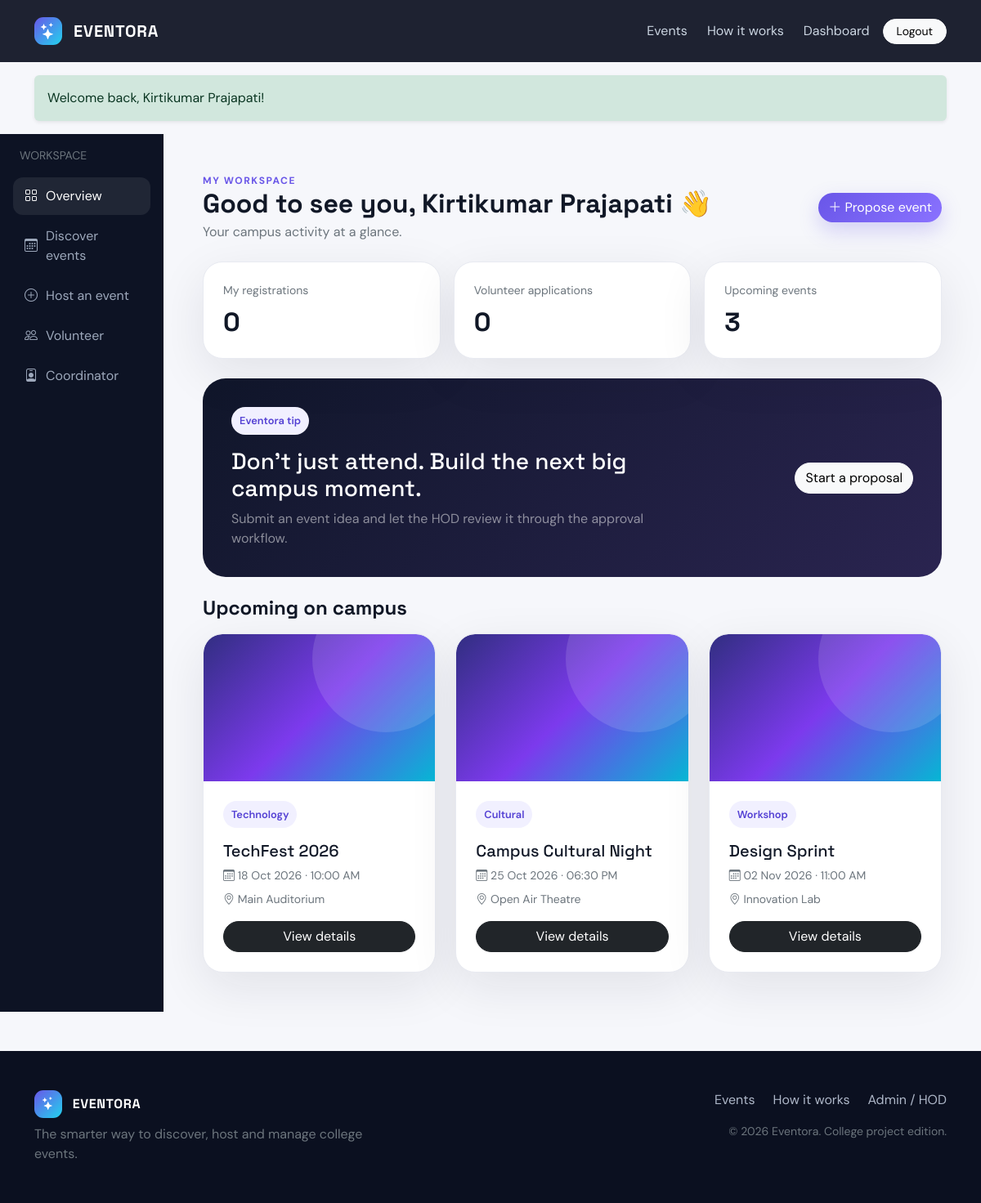
The page /user/dashboard.php (signed in) on the database its author committed.
### tables this page shows
CREATE TABLE events (
 id INT UNSIGNED AUTO_INCREMENT PRIMARY KEY,
 host_id INT UNSIGNED NULL,
 title VARCHAR(180) NOT NULL,
 category VARCHAR(80) NOT NULL,
 description TEXT NOT NULL,
 event_date DATETIME NOT NULL,
 venue VARCHAR(180) NOT NULL,
 expected_participants INT NOT NULL DEFAULT 0,
 budget DECIMAL(12,2) NOT NULL DEFAULT 0,
 requirements TEXT,
 status ENUM('draft','approved','closed','completed') NOT NULL DEFAULT 'draft',
 created_at TIMESTAMP DEFAULT CURRENT_TIMESTAMP,
 FOREIGN KEY(host_id) REFERENCES users(id) ON DELETE SET NULL,
 INDEX(event_date,status)
);

### includes/config.php (called while the page is built, shortened)
<?php
function e($value) { return htmlspecialchars((string)$value, ENT_QUOTES, 'UTF-8'); }
function current_user() { return $_SESSION['user'] ?? null; }
?>

### user/dashboard.php (the view)
<?php
require_once __DIR__ . '/../includes/config.php';
require_role(['student','host','coordinator','volunteer']); $page_title='Dashboard'; require __DIR__.'/../includes/header.php'; $u=current_user(); $events=[]; $counts=['registrations'=>0,'applications'=>0,'upcoming'=>0]; if($pdo){$q=$pdo->query("SELECT * FROM events WHERE status='approved' AND event_date>=NOW() ORDER BY event_date ASC LIMIT 6");$events=$q->fetchAll();$s=$pdo->prepare('SELECT COUNT(*) FROM registrations WHERE user_id=?');$s->execute([$u['id']]);$counts['registrations']=$s->fetchColumn();$s=$pdo->prepare('SELECT COUNT(*) FROM volunteer_applications WHERE user_id=?');$s->execute([$u['id']]);$counts['applications']=$s->fetchColumn();$counts['upcoming']=count($events);} ?>
<div class="container-fluid dashboard-shell"><div class="row"><aside class="col-lg-2 sidebar p-3"><div class="small text-uppercase text-secondary mb-3 px-2">Workspace</div><a class="active" href="/user/dashboard.php"><i class="bi bi-grid"></i> Overview</a><a href="/user/events.php"><i class="bi bi-calendar3"></i> Discover events</a><a href="/host/propose.php"><i class="bi bi-plus-circle"></i> Host an event</a><a href="/volunteer/apply.php"><i class="bi bi-people"></i> Volunteer</a><a href="/coordinator/apply.php"><i class="bi bi-person-badge"></i> Coordinator</a></aside><main class="col-lg-10 p-4 p-lg-5"><div class="d-flex justify-content-between align-items-center mb-4"><div><div class="section-kicker">My workspace</div><h2 class="fw-bold mb-1">Good to see you, <?=e($u['name'])?> 👋</h2><p class="text-secondary mb-0">Your campus activity at a glance.</p></div><a class="btn btn-primary rounded-pill" href="/host/propose.php"><i class="bi bi-plus-lg"></i> Propose event</a></div><div class="row g-3 mb-4"><div class="col-md-4"><div class="dash-card p-4"><div class="text-secondary small">My registrations</div><div class="stat-number mt-2"><?=$counts['registrations']?></div></div></div><div class="col-md-4"><div class="dash-card p-4"><div class="text-secondary small">Volunteer applications</div><div class="stat-number mt-2"><?=$counts['applications']?></div></div></div><div class="col-md-4"><div class="dash-card p-4"><div class="text-secondary small">Upcoming events</div><div class="stat-number mt-2"><?=$counts['upcoming']?></div></div></div></div><div class="hero-mini mb-4"><div class="row align-items-center"><div class="col-md-8"><span class="metric-chip">Eventora tip</span><h3 class="mt-3">Don’t just attend. Build the next big campus moment.</h3><p class="text-white-50 mb-0">Submit an event idea and let the HOD review it through the approval workflow.</p></div><div class="col-md-4 text-md-end mt-3 mt-md-0"><a href="/host/propose.php" class="btn btn-light rounded-pill">Start a proposal</a></div></div></div><h4 class="fw-bold mb-3">Upcoming on campus</h4><div class="row g-4"><?php if($events): foreach($events as $ev): ?><div class="col-md-6 col-xl-4"><div class="event-card overflow-hidden"><div class="event-cover"></div><div class="p-4"><span class="metric-chip"><?=e($ev['category'])?></span><h5 class="mt-3"><?=e($ev['title'])?></h5><p class="small text-secondary mb-2"><i class="bi bi-calendar3"></i> <?=date('d M Y · h:i A',strtotime($ev['event_date']))?></p><p class="small text-secondary"><i class="bi bi-geo-alt"></i> <?=e($ev['venue'])?></p><a href="/user/events.php?id=<?=$ev['id']?>" class="btn btn-dark rounded-pill w-100">View details</a></div></div></div><?php endforeach; else: ?><div class="col-12"><div class="dash-card empty"><i class="bi bi-calendar2-x fs-1"></i><h5 class="mt-3">No database events yet</h5><p>Import setup.sql and add your first approved event from the HOD panel.</p></div></div><?php endif;?></div></main></div></div><?php require __DIR__.'/../includes/footer.php'; ?>

### assets/css/app.css (style rules this page uses)
:root { --ink:#111827;--muted:#667085;--bg:#f6f7fb;--card:#fff;--primary:#6956e8;--primary2:#8a72ff;--cyan:#22d3ee;--border:#e8eaf1;--dark:#0b1020;--shadow:0 18px 60px rgba(17,24,39,.09) }
* { box-sizing:border-box }
body { font-family:'DM Sans',sans-serif;background:var(--bg);color:var(--ink) }
h1,h2,h3,h4,h5,.brand { font-family:'Space Grotesk',sans-serif }
.btn-primary { background:linear-gradient(135deg,var(--primary),var(--primary2));border:0;box-shadow:0 10px 25px rgba(105,86,232,.25) }
.section-kicker { color:var(--primary);font-weight:700;text-transform:uppercase;letter-spacing:.13em;font-size:.75rem }
.event-card,.feature-card,.dash-card { border:1px solid var(--border);background:var(--card);border-radius:24px;box-shadow:var(--shadow);height:100%;transition:.25s ease }
.event-cover { height:180px;border-radius:23px 23px 0 0;background:linear-gradient(135deg,#312e81,#7c3aed 50%,#06b6d4);position:relative;overflow:hidden }
.event-cover:before { content:'';position:absolute;width:180px;height:180px;border-radius:50%;background:rgba(255,255,255,.12);right:-30px;top:-60px }
.dashboard-shell { min-height:calc(100vh - 78px) }
.sidebar { background:#0d1324;color:#dce2ee;min-height:calc(100vh - 78px);position:sticky;top:78px }
.sidebar a { display:flex;gap:10px;align-items:center;color:#9da8bb;text-decoration:none;padding:11px 14px;border-radius:12px;margin:3px 0 }
.sidebar a:hover,.sidebar a.active { background:rgba(255,255,255,.08);color:#fff }
.stat-number { font:700 2rem 'Space Grotesk' }
.hero-mini { background:linear-gradient(135deg,#10162a,#2a2450);border-radius:28px;color:#fff;padding:35px }
.metric-chip { display:inline-flex;align-items:center;gap:7px;background:#f1f0ff;color:#5441d4;padding:7px 10px;border-radius:99px;font-size:.8rem;font-weight:600 }

### rows shown on the page
events: category "Technology", title "TechFest 2026", event_date "18 Oct 2026 · 10:00 AM", venue "Main Auditorium"
events: category "Cultural", title "Campus Cultural Night", event_date "25 Oct 2026 · 06:30 PM", venue "Open Air Theatre"
events: category "Workshop", title "Design Sprint", event_date "02 Nov 2026 · 11:00 AM", venue "Innovation Lab"

### other values the page prints
$msg "Welcome back, Kirtikumar Prajapati!"
$u['name'] "Kirtikumar Prajapati"
$counts['registrations'] "0"
$counts['applications'] "0"
$counts['upcoming'] "3"
